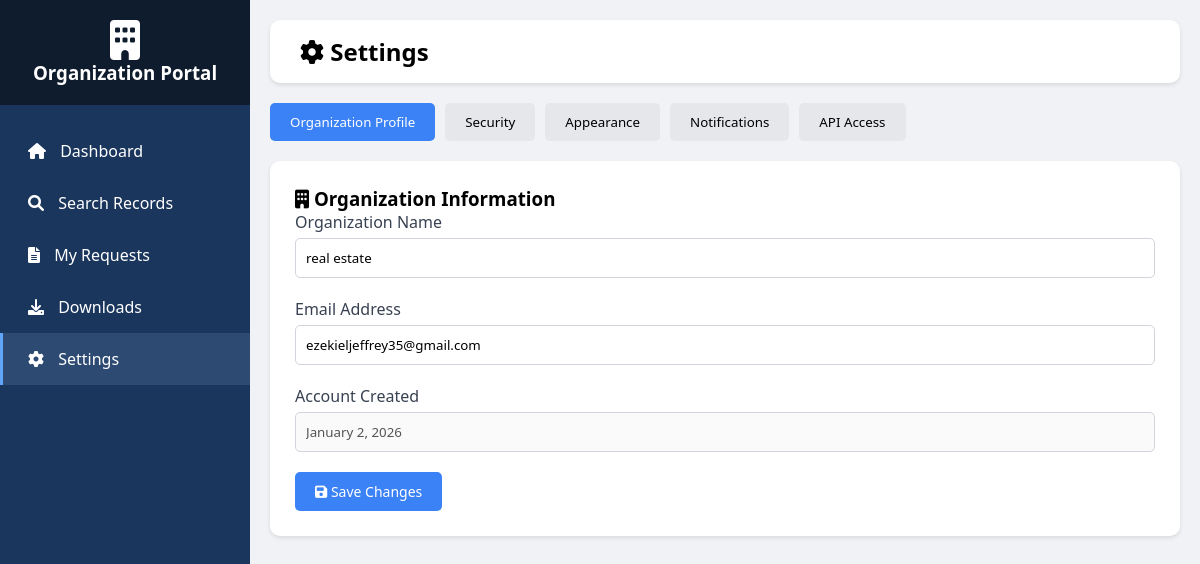
The app's page /org_settings.php (signed in) with its own data.
### tables this page shows
CREATE TABLE `users` (
  `id` int(11) NOT NULL,
  `role` enum('police','organization') NOT NULL,
  `police_id` varchar(50) DEFAULT NULL,
  `organization_name` varchar(100) DEFAULT NULL,
  `email` varchar(100) NOT NULL,
  `password` varchar(255) NOT NULL,
  `created_at` timestamp NOT NULL DEFAULT current_timestamp()
);

### org_settings.php (the view, shortened to what this page needs)
<?php
$user_id = $_SESSION['user_id'];
$sql = "SELECT * FROM users WHERE id = ?";
$stmt = mysqli_prepare($conn, $sql);
mysqli_stmt_bind_param($stmt, "i", $user_id);
mysqli_stmt_execute($stmt);
$result = mysqli_stmt_get_result($stmt);
$user = mysqli_fetch_assoc($result);
$current_theme = $_SESSION['theme'] ?? 'light';
?>
<!DOCTYPE html>
<html lang="en">
<head>
    <link rel="stylesheet" href="https://cdnjs.cloudflare.com/ajax/libs/font-awesome/6.0.0/css/all.min.css">
</head>
<body class="<?php echo $current_theme; ?>">
    <div class="sidebar">
        <div class="sidebar-header">
            <i class="fas fa-building" style="font-size: 40px;"></i>
            <h3>Organization Portal</h3>
        </div>
        <ul class="nav-menu">
            <li class="nav-item" onclick="location.href='organization_dashboard.php'"><i class="fas fa-home"></i> Dashboard</li>
            <li class="nav-item" onclick="location.href='search_record.php'"><i class="fas fa-search"></i> Search Records</li>
            <li class="nav-item" onclick="location.href='org_requests.php'"><i class="fas fa-file-alt"></i> My Requests</li>
            <li class="nav-item" onclick="location.href='org_downloads.php'"><i class="fas fa-download"></i> Downloads</li>
            <li class="nav-item active"><i class="fas fa-cog"></i> Settings</li>
        </ul>
    </div>
    <div class="main-content">
        <div class="top-bar">
            <h2><i class="fas fa-cog"></i> Settings</h2>
        </div>
        <div class="settings-tabs">
            <button class="tab-btn active" onclick="showTab('profile')">Organization Profile</button>
            <button class="tab-btn" onclick="showTab('password')">Security</button>
            <button class="tab-btn" onclick="showTab('theme')">Appearance</button>
            <button class="tab-btn" onclick="showTab('notifications')">Notifications</button>
            <button class="tab-btn" onclick="showTab('api')">API Access</button>
        </div>
        <div id="profile" class="tab-content active">
            <div class="content-card">
                <h3><i class="fas fa-building"></i> Organization Information</h3>
                <form method="POST">
                    <div class="form-group">
                        <label>Organization Name</label>
                        <input type="text" name="organization_name" value="<?php echo htmlspecialchars($user['organization_name']); ?>" required>
                    </div>
                    <div class="form-group">
                        <label>Email Address</label>
                        <input type="email" name="email" value="<?php echo htmlspecialchars($user['email']); ?>" required>
                    </div>
                    <div class="form-group">
                        <label>Account Created</label>
                        <input type="text" value="<?php echo date('F j, Y', strtotime($user['created_at'])); ?>" disabled>
                    </div>
                    <button type="submit" name="update_profile" class="btn btn-primary"><i class="fas fa-save"></i> Save Changes</button>
                </form>
            </div>
        </div>
    </div>
</body>
</html>

### org_settings.php (style rules this page uses)
* { margin: 0; padding: 0; box-sizing: border-box; font-family: 'Segoe UI', Tahoma, sans-serif; }
body { background: #f0f2f5; display: flex; }
.sidebar { width: 250px; background: #1a365d; min-height: 100vh; color: white; position: fixed; }
.sidebar-header { padding: 20px; background: #0f1c2e; text-align: center; }
.nav-menu { list-style: none; padding: 20px 0; }
.nav-item { padding: 15px 25px; cursor: pointer; transition: 0.3s; border-left: 3px solid transparent; }
.nav-item:hover, .nav-item.active { background: #2d4a73; border-left-color: #60a5fa; }
.nav-item i { margin-right: 10px; }
.main-content { margin-left: 250px; flex: 1; padding: 20px; }
.top-bar { background: white; padding: 15px 30px; border-radius: 10px; margin-bottom: 20px; box-shadow: 0 2px 4px rgba(0,0,0,0.1); }
.content-card { background: white; padding: 25px; border-radius: 10px; box-shadow: 0 2px 4px rgba(0,0,0,0.1); margin-bottom: 20px; }
.form-group { margin-bottom: 20px; }
.form-group label { display: block; margin-bottom: 5px; font-weight: 500; color: #374151; }
.form-group input, .form-group select { width: 100%; padding: 10px; border: 1px solid #d1d5db; border-radius: 5px; }
.btn { padding: 10px 20px; border: none; border-radius: 5px; cursor: pointer; font-size: 14px; }
.btn-primary { background: #3b82f6; color: white; }
.settings-tabs { display: flex; gap: 10px; margin-bottom: 20px; flex-wrap: wrap; }
.tab-btn { padding: 10px 20px; background: #e5e7eb; border: none; cursor: pointer; border-radius: 5px; }
.tab-btn.active { background: #3b82f6; color: white; }
.tab-content { display: none; }
.tab-content.active { display: block; }

### records on screen
users: organization_name "real estate", email "ezekieljeffrey35@gmail.com", created_at "January 2, 2026"
